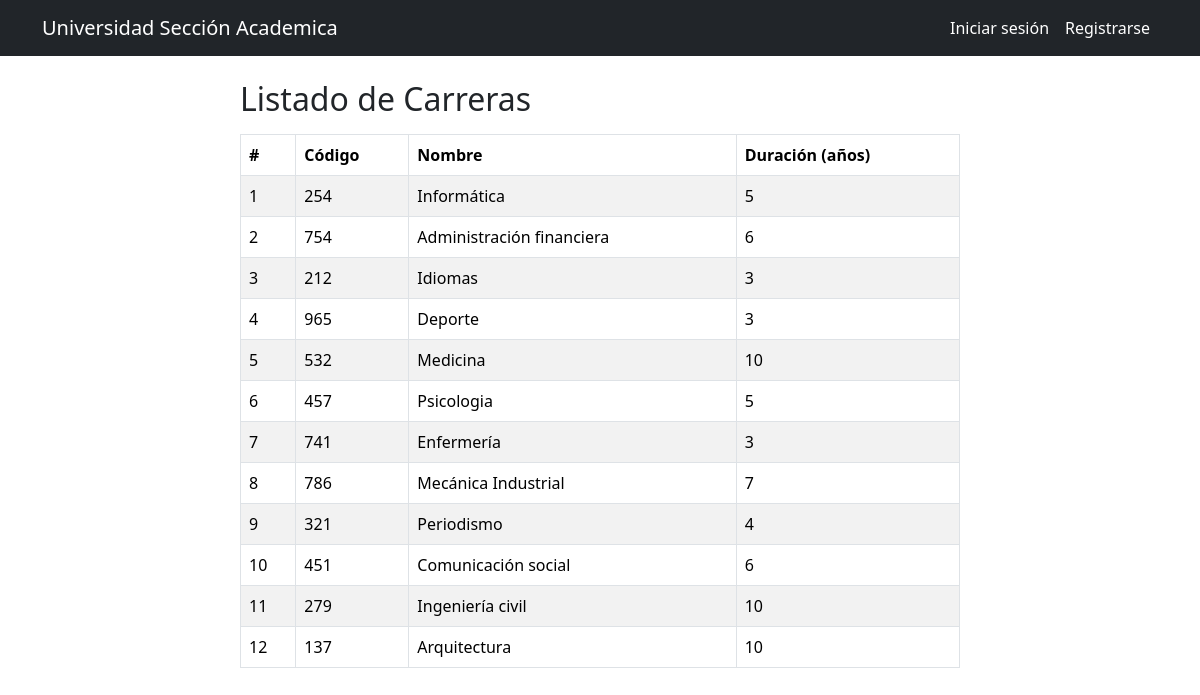
Page /consultaCarreras/ on the committed database.
### Modulos/Academica/models.py (models this page shows, shortened)
class Carrera(models.Model):
    codigo = models.CharField(max_length=3, primary_key=True)
    nombre = models.CharField(max_length=50)
    duracion = models.PositiveSmallIntegerField(default=5)

### Modulos/Academica/views.py (the view)
# urls.py: path('consultaCarreras/', views.consultaCarreras, name='consultaCarreras'),
def consultaCarreras(request):
    listaCarreras = Carrera.objects.all()
    return render(request, "consultaCarreras.html",{"carreras": listaCarreras})

### Modulos/Academica/Templates/consultaCarreras.html (shortened to what this page needs)
{% extends "./base.html" %}
{% block body %}
<main class="container">
    <div class="row justify-content-center">
        <div class="col-sm-12 col-md-6 col-lg-8 col-xl-8">
            <h2 >Listado de Carreras</h2>
                <div class="table-responsive py-2">
                    <table class="table table-striped table-bordered">
                    <thead>
                        <tr>
                            <th> # </th>
                            <th> Código </th>
                            <th> Nombre </th>
                            <th> Duración (años) </th>
                        </tr>
                    </thead>
                    <tbody>
                        {% for c in carreras %}
                        <tr>
                            <td>{{ forloop.counter}}</td>
                            <td>{{c.codigo}}</td>
                            <td>{{c.nombre}}</td>
                            <td>{{c.duracion}}</td>
                        </tr>
                        {% endfor %}
                    </tbody>
                </div>
        </div>
    </div>
</main>
{% endblock %}

### rows in the picture
Carrera: codigo "254", nombre "Informática", duracion "5"
Carrera: codigo "754", nombre "Administración financiera", duracion "6"
Carrera: codigo "212", nombre "Idiomas", duracion "3"
Carrera: codigo "965", nombre "Deporte", duracion "3"
Carrera: codigo "532", nombre "Medicina", duracion "10"
Carrera: codigo "457", nombre "Psicologia", duracion "5"
Carrera: codigo "741", nombre "Enfermería", duracion "3"
Carrera: codigo "786", nombre "Mecánica Industrial", duracion "7"
Carrera: codigo "321", nombre "Periodismo", duracion "4"
Carrera: codigo "451", nombre "Comunicación social", duracion "6"
Carrera: codigo "279", nombre "Ingeniería civil", duracion "10"
Carrera: codigo "137", nombre "Arquitectura", duracion "10"
